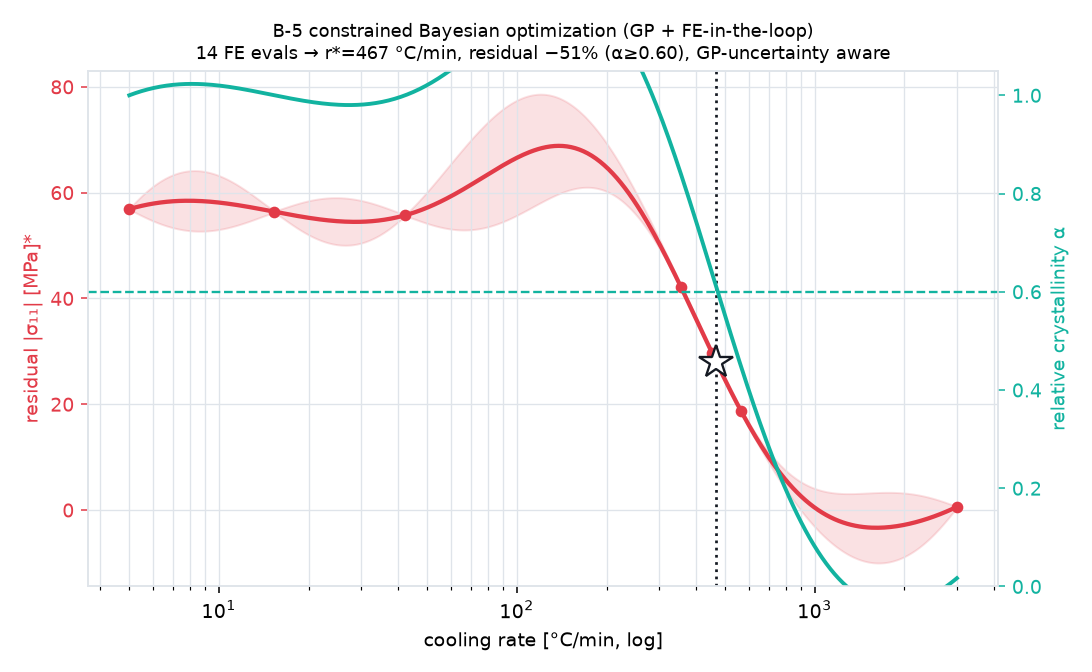

This chart was generated by the following Python code:
"""cfrtp_bayesopt.py -- B-5 upgrade: Gaussian-process surrogate + constrained
Bayesian optimization for CFRTP process design, built to address the documented
real-application challenges (see research/ML_APPLICATION_CHALLENGES.md):

  * data scarcity   -> GP is data-efficient; BO minimizes the number of FE calls.
  * uncertainty     -> GP returns mean +/- 2 sigma; the acquisition uses it.
  * extrapolation   -> the design space is bounded, and the recommendation is
                       flagged if the GP predictive std there is large.
  * physics is authority -> every proposed point is EVALUATED by the physics model
                       (process(), the verified HL crystallization + VE law), and
                       the final optimum is FE-verified.

Problem: minimize residual |sigma_11| s.t. final crystallinity alpha >= Xmin, over
the cooling rate (log-spaced). numpy + matplotlib only (a compact GP is implemented
here; no sklearn). Magnitudes illustrative (uncalibrated).

    python3 design/cfrtp_bayesopt.py
"""
import os
import math
import numpy as np
import matplotlib
matplotlib.use("Agg")
import matplotlib.pyplot as plt

from cfrtp_inverse_design import process, XMIN   # physics authority (shared)

R_LO, R_HI = 5.0, 3000.0        # cooling-rate bounds [C/min] (bounded design space)
_ERF = np.vectorize(math.erf)
def Phi(z):  # standard normal CDF
    return 0.5 * (1.0 + _ERF(z / math.sqrt(2.0)))
def phi(z):
    return np.exp(-0.5 * z * z) / math.sqrt(2 * math.pi)


class GP:
    """Minimal GP regression: RBF kernel + noise, y standardized. Lengthscale and
    signal/noise chosen by a small marginal-likelihood grid (robust, dependency-free)."""
    def __init__(self):
        self.ls = 0.2; self.sf2 = 1.0; self.sn2 = 1e-4

    def _K(self, A, B, ls, sf2):
        d = (A[:, None] - B[None, :]) / ls
        return sf2 * np.exp(-0.5 * d * d)

    def fit(self, X, y):
        self.X = np.asarray(X, float)
        self.ymu = float(np.mean(y)); self.ysd = float(np.std(y) + 1e-9)
        self.y = (np.asarray(y, float) - self.ymu) / self.ysd
        best = (np.inf, self.ls, self.sn2)
        n = len(self.X)
        for ls in (0.08, 0.15, 0.25, 0.4, 0.6):
            for sn2 in (1e-4, 1e-3, 1e-2):
                K = self._K(self.X, self.X, ls, 1.0) + sn2 * np.eye(n)
                try:
                    L = np.linalg.cholesky(K)
                except np.linalg.LinAlgError:
                    continue
                a = np.linalg.solve(L.T, np.linalg.solve(L, self.y))
                nll = 0.5 * self.y @ a + np.sum(np.log(np.diag(L))) + 0.5 * n * math.log(2 * math.pi)
                if nll < best[0]:
                    best = (nll, ls, sn2)
        _, self.ls, self.sn2 = best
        K = self._K(self.X, self.X, self.ls, 1.0) + self.sn2 * np.eye(n)
        self.L = np.linalg.cholesky(K)
        self.a = np.linalg.solve(self.L.T, np.linalg.solve(self.L, self.y))
        return self

    def predict(self, Xs):
        Xs = np.asarray(Xs, float)
        Ks = self._K(Xs, self.X, self.ls, 1.0)
        mu = Ks @ self.a
        v = np.linalg.solve(self.L, Ks.T)
        var = 1.0 - np.sum(v * v, axis=0)
        var = np.clip(var, 1e-9, None)
        return mu * self.ysd + self.ymu, np.sqrt(var) * self.ysd


def u_of_rate(r):
    return (np.log10(r) - math.log10(R_LO)) / (math.log10(R_HI) - math.log10(R_LO))
def rate_of_u(u):
    return 10 ** (math.log10(R_LO) + u * (math.log10(R_HI) - math.log10(R_LO)))


def main(n_init=4, n_iter=10, seed=0):
    here = os.path.dirname(os.path.abspath(__file__))
    rng = np.random.default_rng(seed)
    # initial design (space-filling in u)
    U = list(np.linspace(0.0, 1.0, n_init))
    S = []; A = []
    for u in U:
        s, a = process(rate_of_u(u)); S.append(s); A.append(a)
    ufine = np.linspace(0, 1, 400)

    for it in range(n_iter):
        gs = GP().fit(U, S); ga = GP().fit(U, A)
        mus, ss = gs.predict(ufine)          # residual stress mean/std
        mua, sa = ga.predict(ufine)          # crystallinity mean/std
        pfeas = Phi((mua - XMIN) / sa)       # P(alpha >= Xmin)
        # best feasible observed so far
        feas_obs = [S[i] for i in range(len(S)) if A[i] >= XMIN]
        best = min(feas_obs) if feas_obs else max(S)
        z = (best - mus) / ss                # improvement for MINIMIZation
        EI = (best - mus) * Phi(z) + ss * phi(z)
        EI = np.clip(EI, 0, None)
        acq = EI * pfeas                     # constrained EI
        u_next = ufine[int(np.argmax(acq))]
        s, a = process(rate_of_u(u_next))    # physics evaluates the proposed point
        U.append(u_next); S.append(s); A.append(a)

    # final recommendation: best feasible sampled point, with GP uncertainty there
    gs = GP().fit(U, S); ga = GP().fit(U, A)
    feas_idx = [i for i in range(len(S)) if A[i] >= XMIN]
    kbest = min(feas_idx, key=lambda i: S[i])
    r_opt = rate_of_u(U[kbest]); sig_opt, alp_opt = S[kbest], A[kbest]
    _, ss_opt = gs.predict([U[kbest]]); std_here = float(ss_opt[0])
    # extrapolation guard: how big is GP std vs the observed spread?
    guard = std_here / (np.std(S) + 1e-9)
    sig_slow, alp_slow = process(R_LO)
    print("=== B-5 constrained Bayesian optimization (GP surrogate, FE-in-the-loop) ===")
    print("FE evaluations used: %d (%d init + %d BO)" % (len(S), n_init, n_iter))
    print("recommended cooling rate r* = %.0f C/min" % r_opt)
    print("  residual |sigma| = %.1f MPa*, alpha = %.2f (constraint >= %.2f: %s)" %
          (sig_opt, alp_opt, XMIN, "OK" if alp_opt >= XMIN - 0.02 else "CHECK"))
    print("  GP std at optimum = %.2f MPa (%.0f%% of data spread) -> %s" %
          (std_here, 100 * guard, "well-supported" if guard < 0.5 else "HIGH uncertainty (add data)"))
    print("  vs slow-safe %g C/min: |sigma|=%.1f -> residual cut %.0f%%" %
          (R_LO, sig_slow, 100 * (1 - sig_opt / sig_slow)))

    # ---- figure: GP mean +/- 2 sigma, feasibility, samples, optimum ----
    TENS, CRYST, INK, GRID = "#e23b48", "#12b3a0", "#141922", "#dfe4ea"
    mus, ss = gs.predict(ufine); mua, sa = ga.predict(ufine)
    rf = np.array([rate_of_u(u) for u in ufine])
    plt.rcParams.update({"font.family": "DejaVu Sans", "axes.edgecolor": GRID})
    fig, ax = plt.subplots(figsize=(7.8, 4.8), dpi=120); ax.set_xscale("log")
    ax.fill_between(rf, mus - 2 * ss, mus + 2 * ss, color=TENS, alpha=0.15, label="GP ±2σ")
    ax.plot(rf, mus, color=TENS, lw=2.2, label="GP mean: residual |σ₁₁|")
    ax.plot([rate_of_u(u) for u in U], S, "o", color=TENS, ms=5, label="FE evaluations")
    ax.set_xlabel("cooling rate [°C/min, log]"); ax.set_ylabel("residual |σ₁₁| [MPa]*", color=TENS)
    ax.tick_params(axis="y", colors=TENS); ax.grid(True, which="both", color=GRID, lw=.7)
    ax2 = ax.twinx()
    ax2.plot(rf, mua, color=CRYST, lw=2.0, label="GP mean: α")
    ax2.axhline(XMIN, color=CRYST, ls="--", lw=1.2); ax2.set_ylim(0, 1.05)
    ax2.set_ylabel("relative crystallinity α", color=CRYST); ax2.tick_params(axis="y", colors=CRYST)
    ax.axvline(r_opt, color=INK, ls=":", lw=1.4)
    ax.plot([r_opt], [sig_opt], "*", color="#fff", ms=18, mec=INK, mew=1.2, zorder=6)
    ax.set_title("B-5 constrained Bayesian optimization (GP + FE-in-the-loop)\n"
                 "%d FE evals → r*=%.0f °C/min, residual −%.0f%% (α≥%.2f), GP-uncertainty aware"
                 % (len(S), r_opt, 100 * (1 - sig_opt / sig_slow), XMIN), fontsize=9.5)
    fig.tight_layout()
    out = os.path.join(here, "cfrtp_bayesopt.png"); fig.savefig(out, dpi=140); plt.close(fig)
    print("wrote %s" % out)
    return dict(r_opt=r_opt, sig_opt=sig_opt, alp_opt=alp_opt, n_fe=len(S))


if __name__ == "__main__":
    main()
